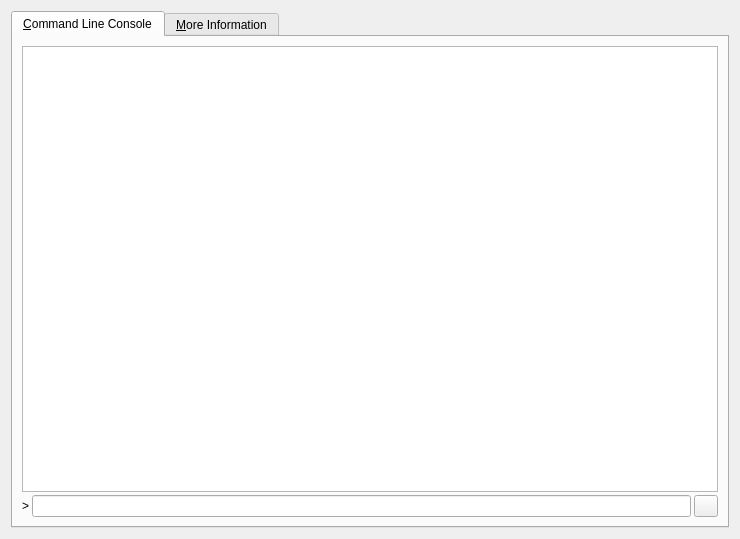
<?xml version="1.0" encoding="UTF-8"?>
<ui version="4.0">
 <class>RPCConsole</class>
 <widget class="QDialog" name="RPCConsole">
  <property name="geometry">
   <rect>
    <x>0</x>
    <y>0</y>
    <width>740</width>
    <height>539</height>
   </rect>
  </property>
  <property name="windowTitle">
   <string>GeoCoin - Console</string>
  </property>
  <layout class="QVBoxLayout" name="verticalLayout_3">
   <item>
    <widget class="QTabWidget" name="tabWidget">
     <property name="currentIndex">
      <number>0</number>
     </property>
         <widget class="QWidget" name="tab_console">
      <attribute name="title">
       <string>&amp;Command Line Console</string>
      </attribute>
      <layout class="QVBoxLayout" name="verticalLayout_2">
       <property name="spacing">
        <number>3</number>
       </property>
       <item>
        <widget class="QTextEdit" name="messagesWidget">
         <property name="minimumSize">
          <size>
           <width>0</width>
           <height>100</height>
          </size>
         </property>
         <property name="readOnly">
          <bool>true</bool>
         </property>
         <property name="tabKeyNavigation" stdset="0">
          <bool>false</bool>
         </property>
         <property name="columnCount" stdset="0">
          <number>2</number>
         </property>
        </widget>
       </item>
       <item>
        <layout class="QHBoxLayout" name="horizontalLayout">
         <property name="spacing">
          <number>3</number>
         </property>
         <item>
          <widget class="QLabel" name="label">
           <property name="text">
            <string notr="true">&gt;</string>
           </property>
          </widget>
         </item>
         <item>
          <widget class="QLineEdit" name="lineEdit"/>
         </item>
         <item>
          <widget class="QPushButton" name="clearButton">
           <property name="maximumSize">
            <size>
             <width>24</width>
             <height>24</height>
            </size>
           </property>
           <property name="toolTip">
            <string>Clear console</string>
           </property>
           <property name="text">
            <string/>
           </property>
           <property name="icon">
            <iconset resource="../bitcoin.qrc">
             <normaloff>:/icons/remove</normaloff>:/icons/remove</iconset>
           </property>
           <property name="shortcut">
            <string notr="true">Ctrl+L</string>
           </property>
           <property name="autoDefault">
            <bool>false</bool>
           </property>
          </widget>
         </item>
        </layout>
       </item>
      </layout>
     </widget>
     <widget class="QWidget" name="tab_info">
      <attribute name="title">
       <string>&amp;More Information</string>
      </attribute>
      <layout class="QGridLayout" name="gridLayout" columnstretch="0,1">
       <property name="horizontalSpacing">
        <number>12</number>
       </property>
       <item row="0" column="0">
        <widget class="QLabel" name="label_9">
         <property name="font">
          <font>
           <weight>75</weight>
           <bold>true</bold>
          </font>
         </property>
         <property name="text">
          <string>GeoCoin Core</string>
         </property>
        </widget>
       </item>
       <item row="1" column="0">
        <widget class="QLabel" name="label_5">
         <property name="text">
          <string>Client name</string>
         </property>
        </widget>
       </item>
       <item row="1" column="1">
        <widget class="QLabel" name="clientName">
         <property name="cursor">
          <cursorShape>IBeamCursor</cursorShape>
         </property>
         <property name="text">
          <string>N/A</string>
         </property>
         <property name="textFormat">
          <enum>Qt::PlainText</enum>
         </property>
         <property name="textInteractionFlags">
          <set>Qt::LinksAccessibleByMouse|Qt::TextSelectableByKeyboard|Qt::TextSelectableByMouse</set>
         </property>
        </widget>
       </item>
       <item row="2" column="0">
        <widget class="QLabel" name="label_6">
         <property name="text">
          <string>Client version</string>
         </property>
        </widget>
       </item>
       <item row="2" column="1">
        <widget class="QLabel" name="clientVersion">
         <property name="cursor">
          <cursorShape>IBeamCursor</cursorShape>
         </property>
         <property name="text">
          <string>N/A</string>
         </property>
         <property name="textFormat">
          <enum>Qt::PlainText</enum>
         </property>
         <property name="textInteractionFlags">
          <set>Qt::LinksAccessibleByMouse|Qt::TextSelectableByKeyboard|Qt::TextSelectableByMouse</set>
         </property>
        </widget>
       </item>
       <item row="3" column="0">
        <widget class="QLabel" name="label_14">
         <property name="text">
          <string>Using OpenSSL version</string>
         </property>
         <property name="indent">
          <number>10</number>
         </property>
        </widget>
       </item>
       <item row="3" column="1">
        <widget class="QLabel" name="openSSLVersion">
         <property name="cursor">
          <cursorShape>IBeamCursor</cursorShape>
         </property>
         <property name="text">
          <string>N/A</string>
         </property>
         <property name="textFormat">
          <enum>Qt::PlainText</enum>
         </property>
         <property name="textInteractionFlags">
          <set>Qt::LinksAccessibleByMouse|Qt::TextSelectableByKeyboard|Qt::TextSelectableByMouse</set>
         </property>
        </widget>
       </item>
       <item row="4" column="0">
        <widget class="QLabel" name="label_12">
         <property name="text">
          <string>Build date</string>
         </property>
        </widget>
       </item>
       <item row="4" column="1">
        <widget class="QLabel" name="buildDate">
         <property name="cursor">
          <cursorShape>IBeamCursor</cursorShape>
         </property>
         <property name="text">
          <string>N/A</string>
         </property>
         <property name="textFormat">
          <enum>Qt::PlainText</enum>
         </property>
         <property name="textInteractionFlags">
          <set>Qt::LinksAccessibleByMouse|Qt::TextSelectableByKeyboard|Qt::TextSelectableByMouse</set>
         </property>
        </widget>
       </item>
       <item row="5" column="0">
        <widget class="QLabel" name="label_13">
         <property name="text">
          <string>Startup time</string>
         </property>
        </widget>
       </item>
       <item row="5" column="1">
        <widget class="QLabel" name="startupTime">
         <property name="cursor">
          <cursorShape>IBeamCursor</cursorShape>
         </property>
         <property name="text">
          <string>N/A</string>
         </property>
         <property name="textFormat">
          <enum>Qt::PlainText</enum>
         </property>
         <property name="textInteractionFlags">
          <set>Qt::LinksAccessibleByMouse|Qt::TextSelectableByKeyboard|Qt::TextSelectableByMouse</set>
         </property>
        </widget>
       </item>
       <item row="6" column="0">
        <widget class="QLabel" name="label_11">
         <property name="font">
          <font>
           <weight>75</weight>
           <bold>true</bold>
          </font>
         </property>
         <property name="text">
          <string>Network</string>
         </property>
        </widget>
       </item>
       <item row="7" column="0">
        <widget class="QLabel" name="label_7">
         <property name="text">
          <string>Number of connections</string>
         </property>
        </widget>
       </item>
       <item row="7" column="1">
        <widget class="QLabel" name="numberOfConnections">
         <property name="cursor">
          <cursorShape>IBeamCursor</cursorShape>
         </property>
         <property name="text">
          <string>N/A</string>
         </property>
         <property name="textFormat">
          <enum>Qt::PlainText</enum>
         </property>
         <property name="textInteractionFlags">
          <set>Qt::LinksAccessibleByMouse|Qt::TextSelectableByKeyboard|Qt::TextSelectableByMouse</set>
         </property>
        </widget>
       </item>
       <item row="8" column="0">
        <widget class="QLabel" name="label_8">
         <property name="text">
          <string>On testnet</string>
         </property>
        </widget>
       </item>
       <item row="8" column="1">
        <widget class="QCheckBox" name="isTestNet">
         <property name="enabled">
          <bool>false</bool>
         </property>
         <property name="text">
          <string/>
         </property>
        </widget>
       </item>
       <item row="9" column="0">
        <widget class="QLabel" name="label_10">
         <property name="font">
          <font>
           <weight>75</weight>
           <bold>true</bold>
          </font>
         </property>
         <property name="text">
          <string>Block chain</string>
         </property>
        </widget>
       </item>
       <item row="10" column="0">
        <widget class="QLabel" name="label_3">
         <property name="text">
          <string>Current number of blocks</string>
         </property>
        </widget>
       </item>
       <item row="10" column="1">
        <widget class="QLabel" name="numberOfBlocks">
         <property name="cursor">
          <cursorShape>IBeamCursor</cursorShape>
         </property>
         <property name="text">
          <string>N/A</string>
         </property>
         <property name="textFormat">
          <enum>Qt::PlainText</enum>
         </property>
         <property name="textInteractionFlags">
          <set>Qt::LinksAccessibleByMouse|Qt::TextSelectableByKeyboard|Qt::TextSelectableByMouse</set>
         </property>
        </widget>
       </item>
       <item row="11" column="0">
        <widget class="QLabel" name="label_4">
         <property name="text">
          <string>Estimated total blocks</string>
         </property>
        </widget>
       </item>
       <item row="11" column="1">
        <widget class="QLabel" name="totalBlocks">
         <property name="cursor">
          <cursorShape>IBeamCursor</cursorShape>
         </property>
         <property name="text">
          <string>N/A</string>
         </property>
         <property name="textFormat">
          <enum>Qt::PlainText</enum>
         </property>
         <property name="textInteractionFlags">
          <set>Qt::LinksAccessibleByMouse|Qt::TextSelectableByKeyboard|Qt::TextSelectableByMouse</set>
         </property>
        </widget>
       </item>
       <item row="12" column="0">
        <widget class="QLabel" name="label_2">
         <property name="text">
          <string>Last block time</string>
         </property>
        </widget>
       </item>
       <item row="12" column="1">
        <widget class="QLabel" name="lastBlockTime">
         <property name="cursor">
          <cursorShape>IBeamCursor</cursorShape>
         </property>
         <property name="text">
          <string>N/A</string>
         </property>
         <property name="textFormat">
          <enum>Qt::PlainText</enum>
         </property>
         <property name="textInteractionFlags">
          <set>Qt::LinksAccessibleByMouse|Qt::TextSelectableByKeyboard|Qt::TextSelectableByMouse</set>
         </property>
        </widget>
       </item>
       <item row="13" column="0">
        <spacer name="verticalSpacer_2">
         <property name="orientation">
          <enum>Qt::Vertical</enum>
         </property>
         <property name="sizeHint" stdset="0">
          <size>
           <width>20</width>
           <height>20</height>
          </size>
         </property>
        </spacer>
       </item>
       <item row="14" column="0">
        <widget class="QLabel" name="labelDebugLogfile">
         <property name="font">
          <font>
           <weight>75</weight>
           <bold>true</bold>
          </font>
         </property>
         <property name="text">
          <string>Debug log file</string>
         </property>
        </widget>
       </item>
       <item row="15" column="0">
        <widget class="QPushButton" name="openDebugLogfileButton">
         <property name="toolTip">
          <string>Open the GeoCoin debug log file from the current data directory. This can take a few seconds for large log files.</string>
         </property>
         <property name="text">
          <string>&amp;Open</string>
         </property>
         <property name="autoDefault">
          <bool>false</bool>
         </property>
        </widget>
       </item>
       <item row="16" column="0">
        <widget class="QLabel" name="labelCLOptions">
         <property name="font">
          <font>
           <weight>75</weight>
           <bold>true</bold>
          </font>
         </property>
         <property name="text">
          <string>Command-line options</string>
         </property>
        </widget>
       </item>
       <item row="17" column="0">
        <widget class="QPushButton" name="showCLOptionsButton">
         <property name="toolTip">
          <string>Show the GeoCoin help message to get a list of command-line options.</string>
         </property>
         <property name="text">
          <string>&amp;Show</string>
         </property>
         <property name="autoDefault">
          <bool>false</bool>
         </property>
        </widget>
       </item>
       <item row="18" column="0">
        <spacer name="verticalSpacer">
         <property name="orientation">
          <enum>Qt::Vertical</enum>
         </property>
         <property name="sizeHint" stdset="0">
          <size>
           <width>20</width>
           <height>40</height>
          </size>
         </property>
        </spacer>
       </item>
      </layout>
     </widget>

    </widget>
   </item>
  </layout>
 </widget>
 <resources>
  <include location="../bitcoin.qrc"/>
 </resources>
 <connections/>
</ui>
